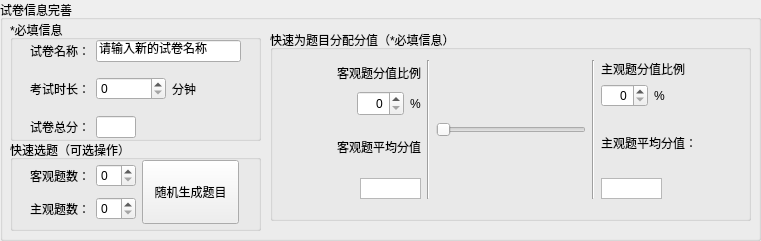
            <widget class="QGroupBox" name="groupBox_2">
             <property name="sizePolicy">
              <sizepolicy hsizetype="Preferred" vsizetype="Preferred">
               <horstretch>0</horstretch>
               <verstretch>0</verstretch>
              </sizepolicy>
             </property>
             <property name="minimumSize">
              <size>
               <width>761</width>
               <height>241</height>
              </size>
             </property>
             <property name="maximumSize">
              <size>
               <width>761</width>
               <height>241</height>
              </size>
             </property>
             <property name="title">
              <string>试卷信息完善</string>
             </property>
             <widget class="QGroupBox" name="groupBox">
              <property name="geometry">
               <rect>
                <x>270</x>
                <y>30</y>
                <width>481</width>
                <height>191</height>
               </rect>
              </property>
              <property name="sizePolicy">
               <sizepolicy hsizetype="Preferred" vsizetype="Preferred">
                <horstretch>0</horstretch>
                <verstretch>0</verstretch>
               </sizepolicy>
              </property>
              <property name="minimumSize">
               <size>
                <width>481</width>
                <height>191</height>
               </size>
              </property>
              <property name="title">
               <string>快速为题目分配分值（*必填信息）</string>
              </property>
              <widget class="QWidget" name="layoutWidget">
               <property name="geometry">
                <rect>
                 <x>10</x>
                 <y>30</y>
                 <width>461</width>
                 <height>139</height>
                </rect>
               </property>
               <layout class="QHBoxLayout" name="horizontalLayout_14">
                <item>
                 <layout class="QVBoxLayout" name="verticalLayout_10">
                  <item>
                   <widget class="QLabel" name="label_Percentage_Ob">
                    <property name="text">
                     <string>客观题分值比例</string>
                    </property>
                    <property name="alignment">
                     <set>Qt::AlignRight|Qt::AlignTrailing|Qt::AlignVCenter</set>
                    </property>
                   </widget>
                  </item>
                  <item>
                   <layout class="QHBoxLayout" name="horizontalLayout_5">
                    <item>
                     <spacer name="horizontalSpacer_15">
                      <property name="orientation">
                       <enum>Qt::Horizontal</enum>
                      </property>
                      <property name="sizeHint" stdset="0">
                       <size>
                        <width>40</width>
                        <height>20</height>
                       </size>
                      </property>
                     </spacer>
                    </item>
                    <item>
                     <widget class="QSpinBox" name="spinBox_Percentage_Ob">
                      <property name="maximumSize">
                       <size>
                        <width>60</width>
                        <height>50</height>
                       </size>
                      </property>
                      <property name="layoutDirection">
                       <enum>Qt::LeftToRight</enum>
                      </property>
                      <property name="alignment">
                       <set>Qt::AlignRight|Qt::AlignTrailing|Qt::AlignVCenter</set>
                      </property>
                      <property name="maximum">
                       <number>100</number>
                      </property>
                      <property name="singleStep">
                       <number>1</number>
                      </property>
                     </widget>
                    </item>
                    <item>
                     <widget class="QLabel" name="label_0">
                      <property name="text">
                       <string>%</string>
                      </property>
                     </widget>
                    </item>
                   </layout>
                  </item>
                  <item>
                   <layout class="QHBoxLayout" name="horizontalLayout_7">
                    <item>
                     <spacer name="horizontalSpacer_12">
                      <property name="orientation">
                       <enum>Qt::Horizontal</enum>
                      </property>
                      <property name="sizeHint" stdset="0">
                       <size>
                        <width>40</width>
                        <height>20</height>
                       </size>
                      </property>
                     </spacer>
                    </item>
                    <item>
                     <layout class="QVBoxLayout" name="verticalLayout_13">
                      <item>
                       <widget class="QLabel" name="label_AverageScore_Ob">
                        <property name="maximumSize">
                         <size>
                          <width>16777215</width>
                          <height>50</height>
                         </size>
                        </property>
                        <property name="text">
                         <string>客观题平均分值</string>
                        </property>
                        <property name="alignment">
                         <set>Qt::AlignRight|Qt::AlignTrailing|Qt::AlignVCenter</set>
                        </property>
                       </widget>
                      </item>
                      <item>
                       <layout class="QHBoxLayout" name="horizontalLayout_8">
                        <item>
                         <spacer name="horizontalSpacer_17">
                          <property name="orientation">
                           <enum>Qt::Horizontal</enum>
                          </property>
                          <property name="sizeHint" stdset="0">
                           <size>
                            <width>40</width>
                            <height>20</height>
                           </size>
                          </property>
                         </spacer>
                        </item>
                        <item>
                         <widget class="QTextEdit" name="textEdit_Show_Average_Ob">
                          <property name="maximumSize">
                           <size>
                            <width>61</width>
                            <height>21</height>
                           </size>
                          </property>
                          <property name="layoutDirection">
                           <enum>Qt::LeftToRight</enum>
                          </property>
                          <property name="verticalScrollBarPolicy">
                           <enum>Qt::ScrollBarAlwaysOff</enum>
                          </property>
                          <property name="horizontalScrollBarPolicy">
                           <enum>Qt::ScrollBarAlwaysOff</enum>
                          </property>
                          <property name="readOnly">
                           <bool>true</bool>
                          </property>
                         </widget>
                        </item>
                       </layout>
                      </item>
                     </layout>
                    </item>
                   </layout>
                  </item>
                 </layout>
                </item>
                <item>
                 <widget class="Line" name="line">
                  <property name="orientation">
                   <enum>Qt::Vertical</enum>
                  </property>
                 </widget>
                </item>
                <item>
                 <widget class="QSlider" name="horizontalSlider">
                  <property name="minimumSize">
                   <size>
                    <width>150</width>
                    <height>0</height>
                   </size>
                  </property>
                  <property name="minimum">
                   <number>0</number>
                  </property>
                  <property name="maximum">
                   <number>100</number>
                  </property>
                  <property name="orientation">
                   <enum>Qt::Horizontal</enum>
                  </property>
                 </widget>
                </item>
                <item>
                 <widget class="Line" name="line_2">
                  <property name="orientation">
                   <enum>Qt::Vertical</enum>
                  </property>
                 </widget>
                </item>
                <item>
                 <layout class="QVBoxLayout" name="verticalLayout_11">
                  <item>
                   <widget class="QLabel" name="label_Percentage_Sub">
                    <property name="text">
                     <string>主观题分值比例</string>
                    </property>
                   </widget>
                  </item>
                  <item>
                   <layout class="QHBoxLayout" name="horizontalLayout_6">
                    <item>
                     <widget class="QSpinBox" name="spinBox_Percentage_Sub">
                      <property name="maximumSize">
                       <size>
                        <width>60</width>
                        <height>16777215</height>
                       </size>
                      </property>
                      <property name="alignment">
                       <set>Qt::AlignRight|Qt::AlignTrailing|Qt::AlignVCenter</set>
                      </property>
                      <property name="maximum">
                       <number>100</number>
                      </property>
                     </widget>
                    </item>
                    <item>
                     <widget class="QLabel" name="label_100">
                      <property name="text">
                       <string>%</string>
                      </property>
                     </widget>
                    </item>
                    <item>
                     <spacer name="horizontalSpacer_16">
                      <property name="orientation">
                       <enum>Qt::Horizontal</enum>
                      </property>
                      <property name="sizeHint" stdset="0">
                       <size>
                        <width>40</width>
                        <height>20</height>
                       </size>
                      </property>
                     </spacer>
                    </item>
                   </layout>
                  </item>
                  <item>
                   <layout class="QHBoxLayout" name="horizontalLayout_3">
                    <item>
                     <layout class="QVBoxLayout" name="verticalLayout_12">
                      <item>
                       <widget class="QLabel" name="label_AvergeScore_Sub">
                        <property name="text">
                         <string>主观题平均分值：</string>
                        </property>
                       </widget>
                      </item>
                      <item>
                       <widget class="QTextEdit" name="textEdit_Show_Average_Sub">
                        <property name="maximumSize">
                         <size>
                          <width>61</width>
                          <height>21</height>
                         </size>
                        </property>
                        <property name="verticalScrollBarPolicy">
                         <enum>Qt::ScrollBarAlwaysOff</enum>
                        </property>
                        <property name="horizontalScrollBarPolicy">
                         <enum>Qt::ScrollBarAlwaysOff</enum>
                        </property>
                       </widget>
                      </item>
                     </layout>
                    </item>
                    <item>
                     <spacer name="horizontalSpacer_3">
                      <property name="orientation">
                       <enum>Qt::Horizontal</enum>
                      </property>
                      <property name="sizeHint" stdset="0">
                       <size>
                        <width>40</width>
                        <height>20</height>
                       </size>
                      </property>
                     </spacer>
                    </item>
                   </layout>
                  </item>
                 </layout>
                </item>
               </layout>
              </widget>
             </widget>
             <widget class="QGroupBox" name="groupBox_3">
              <property name="geometry">
               <rect>
                <x>10</x>
                <y>140</y>
                <width>251</width>
                <height>91</height>
               </rect>
              </property>
              <property name="toolTip">
               <string>&lt;!DOCTYPE HTML PUBLIC &quot;-//W3C//DTD HTML 4.0//EN&quot; &quot;http://www.w3.org/TR/REC-html40/strict.dtd&quot;&gt;
&lt;html&gt;&lt;head&gt;&lt;meta name=&quot;qrichtext&quot; content=&quot;1&quot; /&gt;&lt;style type=&quot;text/css&quot;&gt;
p, li { white-space: pre-wrap; }
&lt;/style&gt;&lt;/head&gt;&lt;body style=&quot; font-family:'微软雅黑'; font-size:10pt; font-weight:400; font-style:normal;&quot;&gt;
&lt;p style=&quot; margin-top:0px; margin-bottom:0px; margin-left:0px; margin-right:0px; -qt-block-indent:0; text-indent:0px;&quot;&gt;一题一题添加很麻烦？快速选题帮你忙！只需填写好客观题和主观题的数目，点击“随机生成题目”按钮即可快速选题哦！&lt;/p&gt;&lt;/body&gt;&lt;/html&gt;</string>
              </property>
              <property name="title">
               <string>快速选题（可选操作）</string>
              </property>
              <widget class="QWidget" name="layoutWidget">
               <property name="geometry">
                <rect>
                 <x>20</x>
                 <y>20</y>
                 <width>209</width>
                 <height>64</height>
                </rect>
               </property>
               <layout class="QHBoxLayout" name="horizontalLayout_16">
                <item>
                 <layout class="QVBoxLayout" name="verticalLayout_2">
                  <item>
                   <layout class="QHBoxLayout" name="horizontalLayout_13">
                    <item>
                     <widget class="QLabel" name="label_7">
                      <property name="sizePolicy">
                       <sizepolicy hsizetype="Fixed" vsizetype="Preferred">
                        <horstretch>0</horstretch>
                        <verstretch>0</verstretch>
                       </sizepolicy>
                      </property>
                      <property name="text">
                       <string>客观题数：</string>
                      </property>
                     </widget>
                    </item>
                    <item>
                     <widget class="QSpinBox" name="spinBox_obnum">
                      <property name="maximumSize">
                       <size>
                        <width>40</width>
                        <height>16777215</height>
                       </size>
                      </property>
                     </widget>
                    </item>
                   </layout>
                  </item>
                  <item>
                   <layout class="QHBoxLayout" name="horizontalLayout">
                    <item>
                     <widget class="QLabel" name="label_8">
                      <property name="sizePolicy">
                       <sizepolicy hsizetype="Fixed" vsizetype="Preferred">
                        <horstretch>0</horstretch>
                        <verstretch>0</verstretch>
                       </sizepolicy>
                      </property>
                      <property name="text">
                       <string>主观题数：</string>
                      </property>
                     </widget>
                    </item>
                    <item>
                     <widget class="QSpinBox" name="spinBox_subnum">
                      <property name="maximumSize">
                       <size>
                        <width>40</width>
                        <height>16777215</height>
                       </size>
                      </property>
                     </widget>
                    </item>
                   </layout>
                  </item>
                 </layout>
                </item>
                <item>
                 <widget class="QPushButton" name="pushButton_random">
                  <property name="sizePolicy">
                   <sizepolicy hsizetype="Expanding" vsizetype="Expanding">
                    <horstretch>0</horstretch>
                    <verstretch>0</verstretch>
                   </sizepolicy>
                  </property>
                  <property name="toolTip">
                   <string>&lt;!DOCTYPE HTML PUBLIC &quot;-//W3C//DTD HTML 4.0//EN&quot; &quot;http://www.w3.org/TR/REC-html40/strict.dtd&quot;&gt;
&lt;html&gt;&lt;head&gt;&lt;meta name=&quot;qrichtext&quot; content=&quot;1&quot; /&gt;&lt;style type=&quot;text/css&quot;&gt;
p, li { white-space: pre-wrap; }
&lt;/style&gt;&lt;/head&gt;&lt;body style=&quot; font-family:'微软雅黑'; font-size:10pt; font-weight:400; font-style:normal;&quot;&gt;
&lt;p style=&quot;-qt-paragraph-type:empty; margin-top:0px; margin-bottom:0px; margin-left:0px; margin-right:0px; -qt-block-indent:0; text-indent:0px;&quot;&gt;&lt;/p&gt;&lt;/body&gt;&lt;/html&gt;</string>
                  </property>
                  <property name="text">
                   <string>随机生成题目</string>
                  </property>
                 </widget>
                </item>
               </layout>
              </widget>
             </widget>
             <widget class="QGroupBox" name="groupBox_4">
              <property name="geometry">
               <rect>
                <x>10</x>
                <y>20</y>
                <width>251</width>
                <height>121</height>
               </rect>
              </property>
              <property name="title">
               <string>*必填信息</string>
              </property>
              <widget class="QWidget" name="layoutWidget">
               <property name="geometry">
                <rect>
                 <x>20</x>
                 <y>20</y>
                 <width>211</width>
                 <height>98</height>
                </rect>
               </property>
               <layout class="QVBoxLayout" name="verticalLayout_7">
                <item>
                 <layout class="QHBoxLayout" name="horizontalLayout_2">
                  <item>
                   <widget class="QLabel" name="label_Papername">
                    <property name="sizePolicy">
                     <sizepolicy hsizetype="Fixed" vsizetype="Preferred">
                      <horstretch>0</horstretch>
                      <verstretch>0</verstretch>
                     </sizepolicy>
                    </property>
                    <property name="text">
                     <string>试卷名称：</string>
                    </property>
                   </widget>
                  </item>
                  <item>
                   <widget class="QLineEdit" name="lineEdit_Papername">
                    <property name="sizePolicy">
                     <sizepolicy hsizetype="Preferred" vsizetype="Fixed">
                      <horstretch>0</horstretch>
                      <verstretch>0</verstretch>
                     </sizepolicy>
                    </property>
                    <property name="minimumSize">
                     <size>
                      <width>100</width>
                      <height>0</height>
                     </size>
                    </property>
                    <property name="text">
                     <string>请输入新的试卷名称</string>
                    </property>
                   </widget>
                  </item>
                 </layout>
                </item>
                <item>
                 <layout class="QHBoxLayout" name="horizontalLayout_11">
                  <item>
                   <widget class="QLabel" name="label_time">
                    <property name="sizePolicy">
                     <sizepolicy hsizetype="Fixed" vsizetype="Preferred">
                      <horstretch>0</horstretch>
                      <verstretch>0</verstretch>
                     </sizepolicy>
                    </property>
                    <property name="text">
                     <string>考试时长：</string>
                    </property>
                   </widget>
                  </item>
                  <item>
                   <widget class="QSpinBox" name="spinBox_time">
                    <property name="maximum">
                     <number>360</number>
                    </property>
                   </widget>
                  </item>
                  <item>
                   <widget class="QLabel" name="label_9">
                    <property name="text">
                     <string>分钟</string>
                    </property>
                   </widget>
                  </item>
                 </layout>
                </item>
                <item>
                 <layout class="QHBoxLayout" name="horizontalLayout_15">
                  <item>
                   <widget class="QLabel" name="label_totalmark">
                    <property name="sizePolicy">
                     <sizepolicy hsizetype="Preferred" vsizetype="Preferred">
                      <horstretch>0</horstretch>
                      <verstretch>0</verstretch>
                     </sizepolicy>
                    </property>
                    <property name="text">
                     <string>试卷总分：</string>
                    </property>
                   </widget>
                  </item>
                  <item>
                   <widget class="QLineEdit" name="lineEdit_totalmark">
                    <property name="sizePolicy">
                     <sizepolicy hsizetype="Expanding" vsizetype="Fixed">
                      <horstretch>0</horstretch>
                      <verstretch>0</verstretch>
                     </sizepolicy>
                    </property>
                    <property name="minimumSize">
                     <size>
                      <width>0</width>
                      <height>0</height>
                     </size>
                    </property>
                    <property name="maximumSize">
                     <size>
                      <width>40</width>
                      <height>16777215</height>
                     </size>
                    </property>
                   </widget>
                  </item>
                  <item>
                   <spacer name="horizontalSpacer_2">
                    <property name="orientation">
                     <enum>Qt::Horizontal</enum>
                    </property>
                    <property name="sizeHint" stdset="0">
                     <size>
                      <width>40</width>
                      <height>20</height>
                     </size>
                    </property>
                   </spacer>
                  </item>
                 </layout>
                </item>
               </layout>
              </widget>
             </widget>
            </widget>
